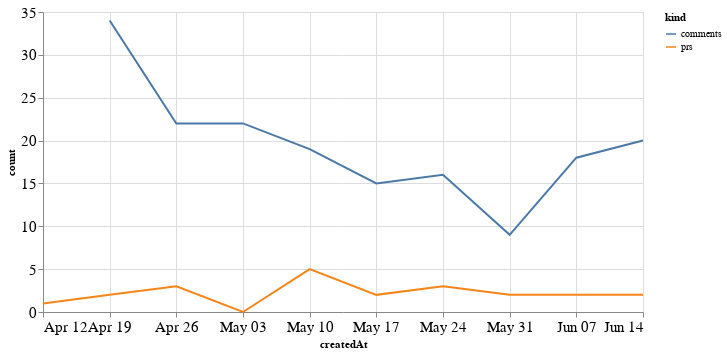

Notebook source saved alongside this figure:
### Code cell
alt.Chart(total_time, width=600).mark_line().encode(
    x='createdAt',
    y='count',
    color='kind'
)

### Figure 1 — Vega-Lite specification as saved in the notebook (floating-point values rounded to 4 significant figures)
{"config": {"axisLeft": {"labelFontSize": 15}, "axisBottom": {"labelFontSize": 15}}, "data": {"name": "data-b70c2c3fdb81e76351a0e555e7b92eea"}, "mark": "line", "encoding": {"color": {"type": "nominal", "field": "kind"}, "x": {"type": "temporal", "field": "createdAt"}, "y": {"type": "quantitative", "field": "count"}}, "width": 600, "$schema": "https://vega.github.io/schema/vega-lite/v4.8.1.json", "datasets": {"data-b70c2c3fdb81e76351a0e555e7b92eea": [{"createdAt": "2020-04-12T00:00:00", "kind": "prs", "count": 1.0}, {"createdAt": "2020-04-19T00:00:00", "kind": "prs", "count": 2.0}, {"createdAt": "2020-04-26T00:00:00", "kind": "prs", "count": 3.0}, {"createdAt": "2020-05-03T00:00:00", "kind": "prs", "count": 0.0}, {"createdAt": "2020-05-10T00:00:00", "kind": "prs", "count": 5.0}, {"createdAt": "2020-05-17T00:00:00", "kind": "prs", "count": 2.0}, {"createdAt": "2020-05-24T00:00:00", "kind": "prs", "count": 3.0}, {"createdAt": "2020-05-31T00:00:00", "kind": "prs", "count": 2.0}, {"createdAt": "2020-06-07T00:00:00", "kind": "prs", "count": 2.0}, {"createdAt": "2020-06-14T00:00:00", "kind": "prs", "count": 2.0}, {"createdAt": "2020-04-12T00:00:00", "kind": "comments", "count": null}, {"createdAt": "2020-04-19T00:00:00", "kind": "comments", "count": 34.0}, {"createdAt": "2020-04-26T00:00:00", "kind": "comments", "count": 22.0}, {"createdAt": "2020-05-03T00:00:00", "kind": "comments", "count": 22.0}, {"createdAt": "2020-05-10T00:00:00", "kind": "comments", "count": 19.0}, {"createdAt": "2020-05-17T00:00:00", "kind": "comments", "count": 15.0}, {"createdAt": "2020-05-24T00:00:00", "kind": "comments", "count": 16.0}, {"createdAt": "2020-05-31T00:00:00", "kind": "comments", "count": 9.0}, {"createdAt": "2020-06-07T00:00:00", "kind": "comments", "count": 18.0}, {"createdAt": "2020-06-14T00:00:00", "kind": "comments", "count": 20.0}]}}
